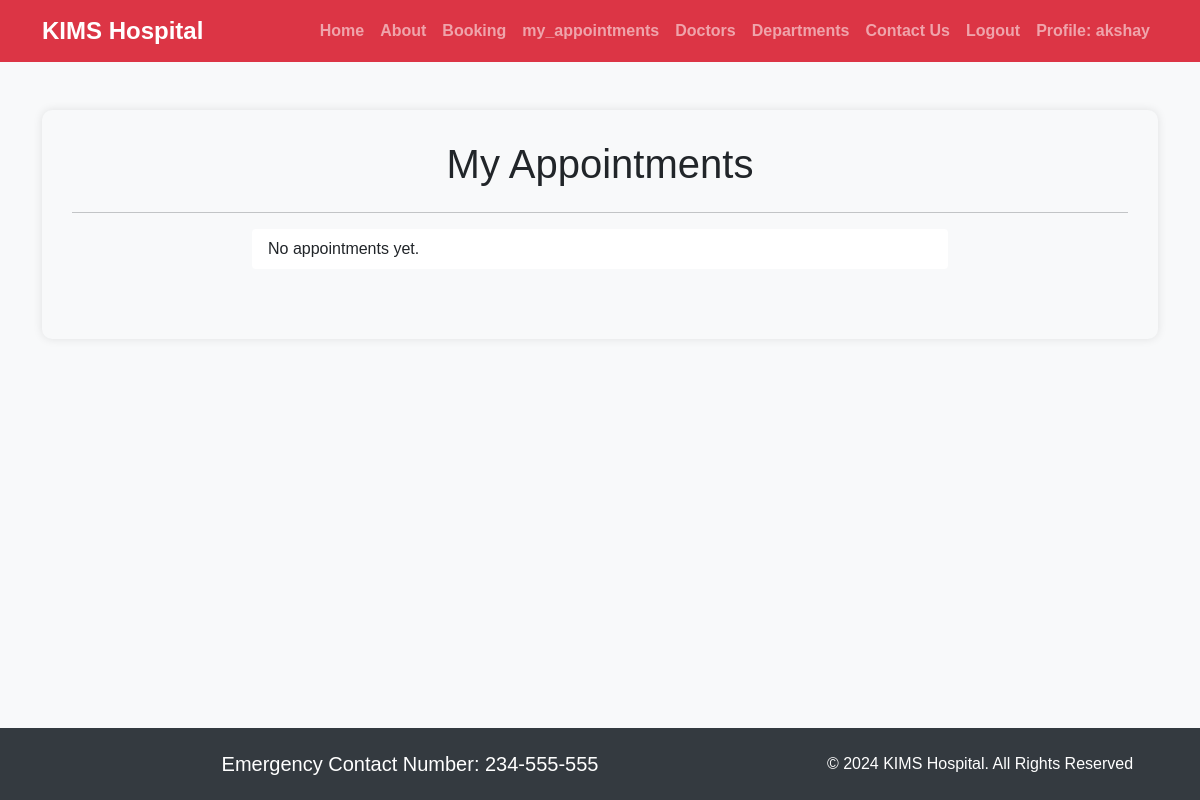
/my_appointments/ (signed in), run on an earlier commit of the app's database.
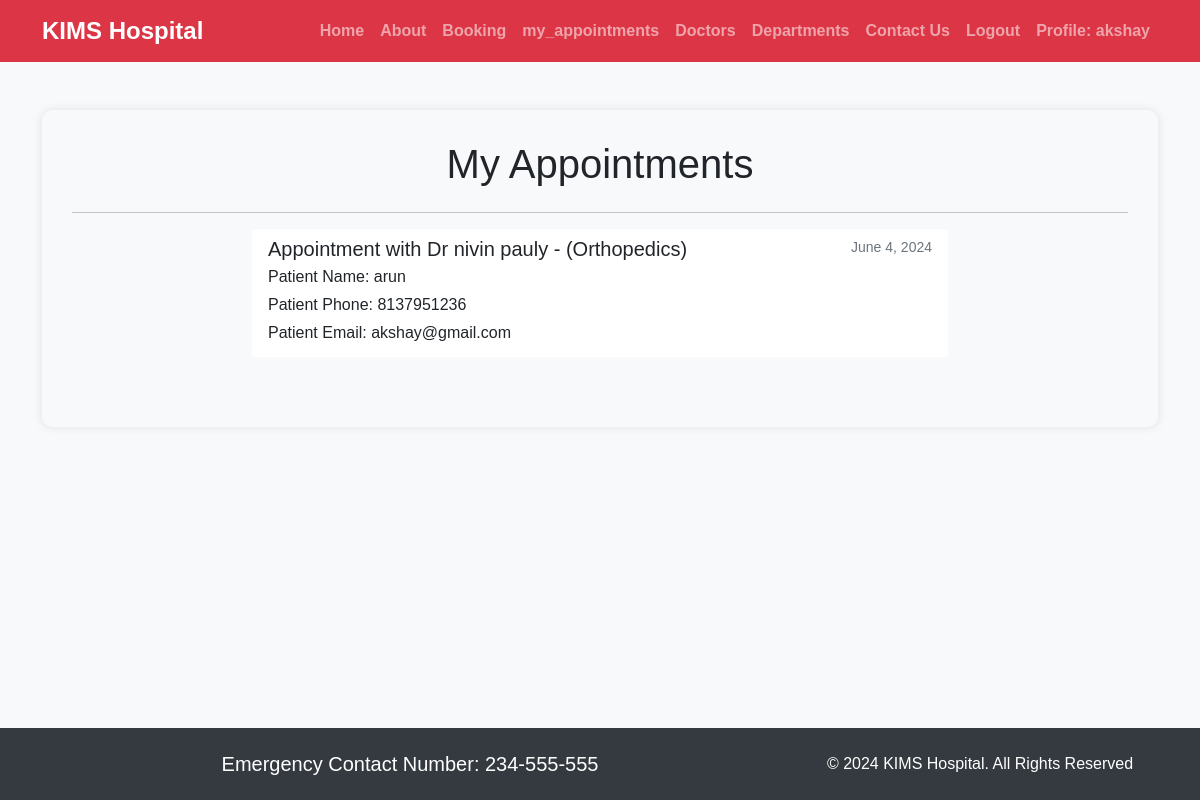
And on a later commit of the database.
### customer/models.py (models this page shows, shortened)
class Booking(models.Model):
    user=models.ForeignKey(User, on_delete=models.CASCADE)
    p_name =models.CharField(max_length=100)
    p_phone =models.CharField(max_length=100)
    p_email =models.EmailField()
    doc_name =models.ForeignKey(Doctors, on_delete=models.CASCADE)
    booking_date = models.DateField()
    booked_on =models.DateField(auto_now=True)

class Doctors(models.Model):
    doc_name =models.CharField(max_length=100)
    doc_spec =models.CharField(max_length=100)
    dep_name =models.ForeignKey(Departments, on_delete=models.CASCADE)
    dep_image = models.ImageField(upload_to='doctors')
    def __str__(self):
        return 'Dr ' + self.doc_name + ' - (' + self.doc_spec + ')'

### customer/views.py (the view)
# urls.py: path('my_appointments/', views.my_appointments, name='my_appointments'),
def my_appointments(request):
    user_bookings = Booking.objects.filter(user=request.user)
    return render(request, 'customer/my_appointments.html', {'user_bookings': user_bookings})

### templates/customer/my_appointments.html (shortened to what this page needs)
{% extends 'customer/base.html' %}
{% block content %}
<div class="container profile-container">
    <h1 class="text-center mb-4">My Appointments</h1>
    <hr>
    <div class="row justify-content-center">
        <div class="col-md-8">
            <div class="list-group">
                {% for booking in user_bookings %}
                <div class="list-group-item list-group-item-action">
                    <div class="d-flex w-100 justify-content-between">
                        <h5 class="mb-1">Appointment with {{ booking.doc_name }}</h5>
                        <small>{{ booking.booking_date }}</small>
                    </div>
                    <p class="mb-1">Patient Name: {{ booking.p_name }}</p>
                    <p class="mb-1">Patient Phone: {{ booking.p_phone }}</p>
                    <p class="mb-1">Patient Email: {{ booking.p_email }}</p>
                </div>
                {% empty %}
                <div class="list-group-item">
                    No appointments yet.
                </div>
                {% endfor %}
            </div>
        </div>
    </div>
</div>
{% endblock %}

What changed in the data, as far as the page shows it:
added Booking: doc_name "Dr nivin pauly - (Orthopedics)", booking_date "June 4, 2024", p_name "arun", p_phone "8137951236", p_email "akshay@gmail.com"
Also different on the page:
text no longer shown: "No appointments yet."
